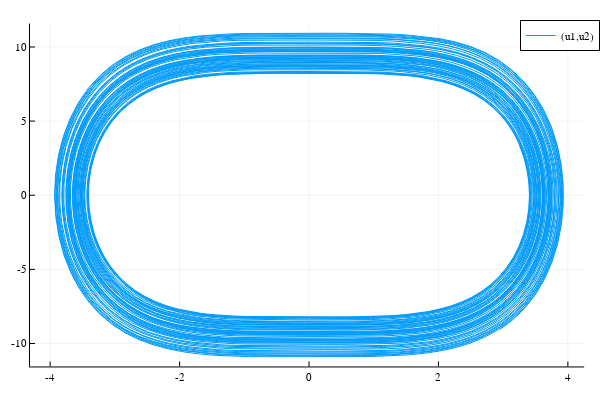

Write notebook code for a chart like this one.
### Code cell
#u0=[1.0,1.0]
u0=rand(4,4)*10.0
tspan = (0.0,100.0)
prob = ODEProblem(ripa1!,u0,tspan)
sol=solve(prob)
plot(sol,vars=(1,2))

### Figure 1 — Plotly figure (JSON) as saved in the notebook; plotly's stock layout.template omitted (floating-point values rounded to 4 significant figures; data arrays with more than 128 entries replaced by an {"elided": "..."} marker saying what was removed)
{"data": [{"colorbar": {"title": ""}, "legendgroup": "(u1,u2)", "line": {"color": "rgba(0, 154, 250, 1.000)", "dash": "solid", "shape": "linear", "width": 1}, "mode": "lines", "name": "(u1,u2)", "showlegend": true, "type": "scatter", "x": {"elided": "4400 float values"}, "xaxis": "x1", "y": {"elided": "4400 float values"}, "yaxis": "y1", "zmax": null, "zmin": null}], "layout": {"annotations": [], "height": 400, "legend": {"bgcolor": "rgba(255, 255, 255, 1.000)", "bordercolor": "rgba(0, 0, 0, 1.000)", "borderwidth": 1, "font": {"color": "rgba(0, 0, 0, 1.000)", "family": "sans-serif", "size": 11}, "tracegroupgap": 0, "traceorder": "normal", "x": 1.02, "xanchor": "auto", "y": 1, "yanchor": "auto"}, "margin": {"b": 20, "l": 0, "r": 0, "t": 20}, "paper_bgcolor": "rgba(255, 255, 255, 1.000)", "plot_bgcolor": "rgba(255, 255, 255, 1.000)", "showlegend": true, "width": 600, "xaxis": {"anchor": "y1", "domain": [0.05101, 0.9934], "gridcolor": "rgba(0, 0, 0, 0.100)", "gridwidth": 0.5, "linecolor": "rgba(0, 0, 0, 1.000)", "mirror": false, "range": [-4.312, 4.251], "showgrid": true, "showline": true, "showticklabels": true, "tickangle": 0, "tickcolor": "rgb(0, 0, 0)", "tickfont": {"color": "rgba(0, 0, 0, 1.000)", "family": "sans-serif", "size": 11}, "tickmode": "array", "ticks": "inside", "ticktext": ["-4", "-2", "0", "2", "4"], "tickvals": [-4, -2, 0, 2, 4], "title": "", "titlefont": {"color": "rgba(0, 0, 0, 1.000)", "family": "sans-serif", "size": 15}, "type": "-", "visible": true, "zeroline": false, "zerolinecolor": "rgba(0, 0, 0, 1.000)"}, "yaxis": {"anchor": "x1", "domain": [0.03762, 0.9902], "gridcolor": "rgba(0, 0, 0, 0.100)", "gridwidth": 0.5, "linecolor": "rgba(0, 0, 0, 1.000)", "mirror": false, "range": [-11.55, 11.58], "showgrid": true, "showline": true, "showticklabels": true, "tickangle": 0, "tickcolor": "rgb(0, 0, 0)", "tickfont": {"color": "rgba(0, 0, 0, 1.000)", "family": "sans-serif", "size": 11}, "tickmode": "array", "ticks": "inside", "ticktext": ["-10", "-5", "0", "5", "10"], "tickvals": [-10, -5, 0, 5, 10], "title": "", "titlefont": {"color": "rgba(0, 0, 0, 1.000)", "family": "sans-serif", "size": 15}, "type": "-", "visible": true, "zeroline": false, "zerolinecolor": "rgba(0, 0, 0, 1.000)"}}}
